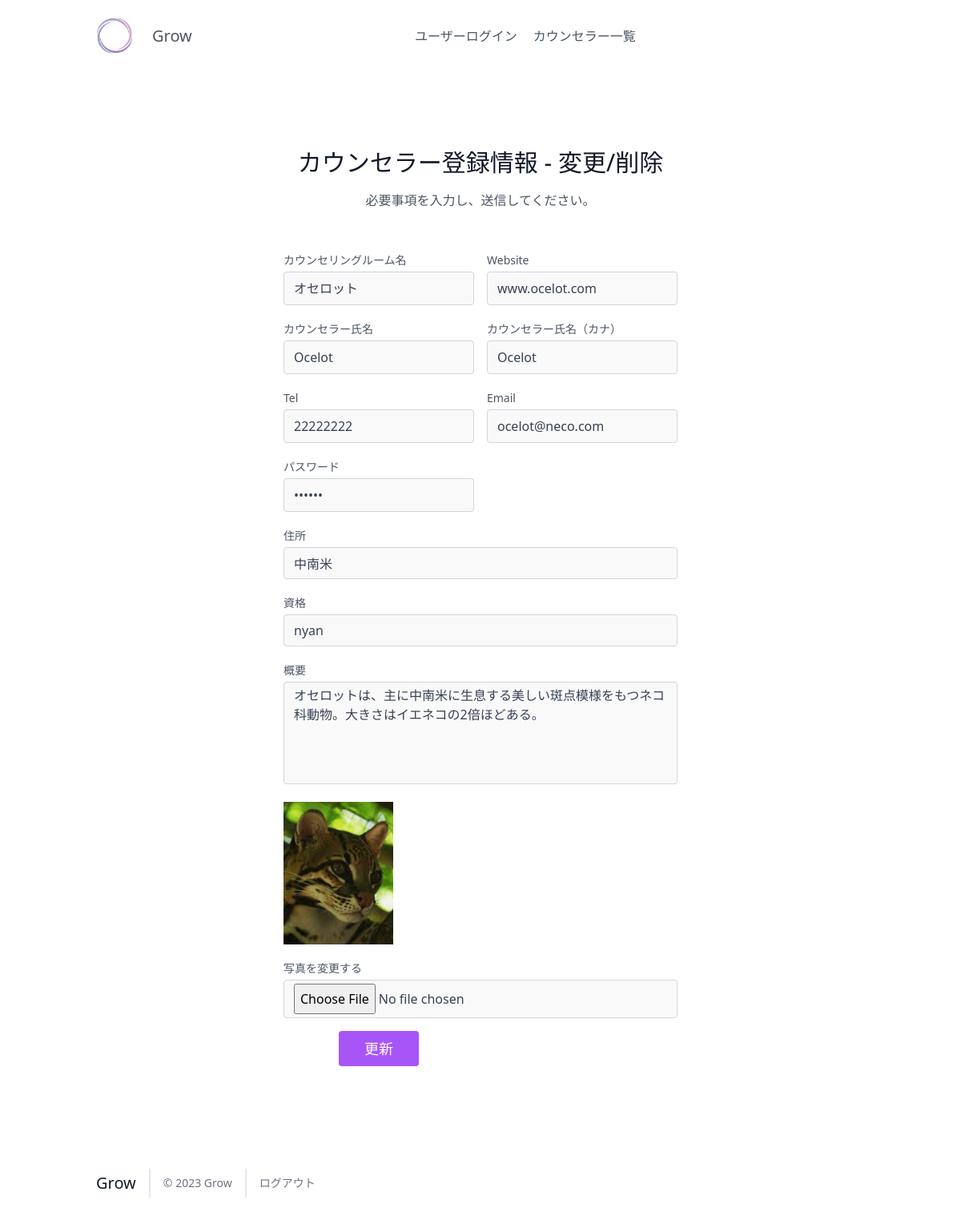
Screenshot of /edit.php?id=10 (signed in) with the database file from the repository.
### tables this page shows
CREATE TABLE `counselor_table` (
  `id` int(12) NOT NULL,
  `organization` varchar(64) NOT NULL,
  `name` varchar(64) NOT NULL,
  `kana` varchar(64) NOT NULL,
  `certification` varchar(64) NOT NULL,
  `email` varchar(124) NOT NULL,
  `password` varchar(12) NOT NULL,
  `tel` varchar(64) NOT NULL,
  `website` varchar(124) NOT NULL,
  `address` varchar(124) NOT NULL,
  `details` text NOT NULL,
  `file_name` varchar(255) NOT NULL,
  `file_path` varchar(255) NOT NULL,
  `date_time` datetime NOT NULL DEFAULT current_timestamp(),
  `update_time` datetime NOT NULL DEFAULT current_timestamp() ON UPDATE current_timestamp()
);

### edit.php (the view, shortened to what this page needs)
<?php
require_once('funcs.php');
$id = $_GET['id'];
try {
    $db_name = 'practice';
    $db_id   = 'root';
    $db_pw   = '';
    $db_host = 'localhost';
    $pdo = new PDO('mysql:dbname=' . $db_name . ';charset=utf8;host=' . $db_host, $db_id, $db_pw);
} catch (PDOException $e) {
    exit('DB Connection Error:' . $e->getMessage());
}
$stmt = $pdo->prepare('SELECT * FROM counselor_table WHERE id = :id;');
$stmt->bindValue(':id', $id, PDO::PARAM_INT);
$status = $stmt->execute();
$result = '';
if ($status === false) {
    $error = $stmt->errorInfo();
    exit('SQLError:' . print_r($error, true));
} else {
    $result = $stmt->fetch();
  $result['file'] = array(
  'file_name' => $result['file_name'],
  'file_path' => $result['file_path']
);
}
?>
<!DOCTYPE html>
<html lang="ja">
<head>
    <script src="https://cdn.tailwindcss.com"></script>
</head>
<body>
<?php include 'header.php'; ?>
<form action="update.php" method="POST" enctype="multipart/form-data">
<section class="text-gray-600 body-font relative">
  <div class="container px-5 py-24 mx-auto">
    <div class="flex flex-col text-center w-full mb-12">
      <h1 class="sm:text-3xl text-2xl font-medium title-font mb-4 text-gray-900">カウンセラー登録情報 - 変更/削除</h1>
      <p class="lg:w-2/3 mx-auto leading-relaxed text-base">必要事項を入力し、送信してください。</p>
    </div>
    <div class="lg:w-1/2 md:w-2/3 mx-auto">
      <div class="flex flex-wrap -m-2">
        <div class="p-2 w-1/2">
          <div class="relative">
            <label for="organization" class="leading-7 text-sm text-gray-600">カウンセリングルーム名</label>
            <input type="text" id="organization" name="organization" value="<?= $result['organization'] ?>" class="w-full bg-gray-100 bg-opacity-50 rounded border border-gray-300 focus:border-indigo-500 focus:bg-white focus:ring-2 focus:ring-indigo-200 text-base outline-none text-gray-700 py-1 px-3 leading-8 transition-colors duration-200 ease-in-out">
          </div>
        </div>
        <div class="p-2 w-1/2">
          <div class="relative">
            <label for="website" class="leading-7 text-sm text-gray-600">Website</label>
            <input type="text" id="website" name="website" value="<?= $result['website'] ?>" class="w-full bg-gray-100 bg-opacity-50 rounded border border-gray-300 focus:border-indigo-500 focus:bg-white focus:ring-2 focus:ring-indigo-200 text-base outline-none text-gray-700 py-1 px-3 leading-8 transition-colors duration-200 ease-in-out">
          </div>
        </div>
        <div class="p-2 w-1/2">
          <div class="relative">
            <label for="name" class="leading-7 text-sm text-gray-600">カウンセラー氏名</label>
            <input type="text" id="name" name="name" value="<?= $result['name'] ?>" class="w-full bg-gray-100 bg-opacity-50 rounded border border-gray-300 focus:border-indigo-500 focus:bg-white focus:ring-2 focus:ring-indigo-200 text-base outline-none text-gray-700 py-1 px-3 leading-8 transition-colors duration-200 ease-in-out">
          </div>
        </div>
        <div class="p-2 w-1/2">
          <div class="relative">
            <label for="kana" class="leading-7 text-sm text-gray-600">カウンセラー氏名（カナ）</label>
            <input type="text" id="kana" name="kana" value="<?= $result['kana'] ?>" class="w-full bg-gray-100 bg-opacity-50 rounded border border-gray-300 focus:border-indigo-500 focus:bg-white focus:ring-2 focus:ring-indigo-200 text-base outline-none text-gray-700 py-1 px-3 leading-8 transition-colors duration-200 ease-in-out">
          </div>
        </div>
        <div class="p-2 w-1/2">
          <div class="relative">
            <label for="tel" class="leading-7 text-sm text-gray-600">Tel</label>
            <input type="text" id="tel" name="tel" value="<?= $result['tel'] ?>" class="w-full bg-gray-100 bg-opacity-50 rounded border border-gray-300 focus:border-indigo-500 focus:bg-white focus:ring-2 focus:ring-indigo-200 text-base outline-none text-gray-700 py-1 px-3 leading-8 transition-colors duration-200 ease-in-out">
          </div>
        </div>
        <div class="p-2 w-1/2">
          <div class="relative">
            <label for="email" class="leading-7 text-sm text-gray-600">Email</label>
            <input type="email" id="email" name="email" value="<?= $result['email'] ?>" class="w-full bg-gray-100 bg-opacity-50 rounded border border-gray-300 focus:border-indigo-500 focus:bg-white focus:ring-2 focus:ring-indigo-200 text-base outline-none text-gray-700 py-1 px-3 leading-8 transition-colors duration-200 ease-in-out">
          </div>
        </div>
        <div class="p-2 w-1/2">
          <div class="relative">
            <label for="password" class="leading-7 text-sm text-gray-600">パスワード</label>
            <input type="password" id="password" name="password" value="<?= $result['password'] ?>" class="w-full bg-gray-100 bg-opacity-50 rounded border border-gray-300 focus:border-indigo-500 focus:bg-white focus:ring-2 focus:ring-indigo-200 text-base outline-none text-gray-700 py-1 px-3 leading-8 transition-colors duration-200 ease-in-out">
          </div>
        </div>
        <div class="p-2 w-1/2">
        </div>
        <div class="p-2 w-full">
          <div class="relative">
            <label for="address" class="leading-7 text-sm text-gray-600">住所</label>
            <input type="text" id="address" name="address" value="<?= $result['address'] ?>" class="w-full bg-gray-100 bg-opacity-50 rounded border border-gray-300 focus:border-indigo-500 focus:bg-white focus:ring-2 focus:ring-indigo-200 h-10 text-base outline-none text-gray-700 py-1 px-3 resize-none leading-6 transition-colors duration-200 ease-in-out"></input>
          </div>
        </div>
        <div class="p-2 w-full">
          <div class="relative">
            <label for="certification" class="leading-7 text-sm text-gray-600">資格</label>
            <input type="text" id="certification" name="certification" value="<?= $result['certification'] ?>" class="w-full bg-gray-100 bg-opacity-50 rounded border border-gray-300 focus:border-indigo-500 focus:bg-white focus:ring-2 focus:ring-indigo-200 h-10 text-base outline-none text-gray-700 py-1 px-3 resize-none leading-6 transition-colors duration-200 ease-in-out"></input>
          </div>
        </div>
        <div class="p-2 w-full">
          <div class="relative">
            <label for="details" class="leading-7 text-sm text-gray-600">概要</label>
            <textarea id="details" name="details" class="w-full bg-gray-100 bg-opacity-50 rounded border border-gray-300 focus:border-indigo-500 focus:bg-white focus:ring-2 focus:ring-indigo-200 h-32 text-base outline-none text-gray-700 py-1 px-3 resize-none leading-6 transition-colors duration-200 ease-in-out"><?= $result['details'] ?></textarea>
          </div>
        </div>
        <div class="p-2 w-full">
          <div class="relative">
            <span><img src="<?= $result['file']['file_path'] ?>" alt=""></span>
          </div>
        </div>
        <div class="p-2 w-full">
          <div class="relative">
            <label for="photo" class="leading-7 text-sm text-gray-600">写真を変更する</label>
            <input type="file" id="photo" name="photo" accept="image/*" class="w-full bg-gray-100 bg-opacity-50 rounded border border-gray-300 focus:border-indigo-500 focus:bg-white focus:ring-2 focus:ring-indigo-200 text-base outline-none text-gray-700 py-1 px-3 leading-8 transition-colors duration-200 ease-in-out">
          </div>
        </div>
        <div class="p-2 w-1/2">
          <input type="submit" value="更新" class="flex mx-auto text-white bg-purple-500 border-0 py-2 px-8 focus:outline-none hover:bg-purple-600 rounded text-lg">
        </div>
      </div>
    </div>
  </div>
</section>
</form>
<footer class="text-gray-600 body-font">
  <div class="container px-5 py-8 mx-auto flex items-center sm:flex-row flex-col">
    <a class="flex title-font font-medium items-center md:justify-start justify-center text-gray-900">
      <span class="ml-3 text-xl">Grow</span>
    </a>
    <p class="text-sm text-gray-500 sm:ml-4 sm:pl-4 sm:border-l-2 sm:border-gray-200 sm:py-2 sm:mt-0 mt-4">© 2023 Grow </p>
    <p class="text-sm text-gray-500 sm:ml-4 sm:pl-4 sm:border-l-2 sm:border-gray-200 sm:py-2 sm:mt-0 mt-4"><a href="./logout.php">ログアウト</a></p>
  </div>
</footer>
</body>
</html>

### rows the page displays
counselor_table: organization "オセロット", website "www.ocelot.com", name "Ocelot", kana "Ocelot", tel "22222222", email "ocelot@neco.com", address "中南米", certification "nyan", details "オセロットは、主に中南米に生息する美しい斑点模様をもつネコ科動物。大きさはイエネコの2倍ほどある。", file_path (picture)
